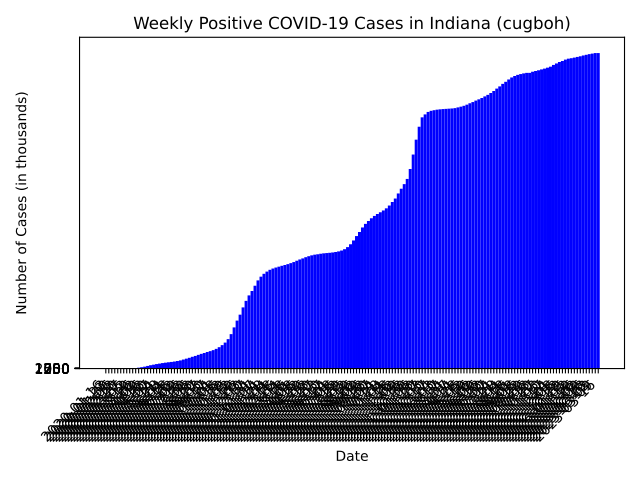

Write the Python code that produced this figure.
"""Author: Chizaram Ugboh, cugboh@purdue.edu
Assignment: 10.3 - Covid 19 Cases
Date: 11/06/2023

Description:
Create a ar graph of the number of COVID-19 cases across dates.

Contributors:
   
My contributor(s) helped me:
    [N] understand the assignment expectations without
        telling me how they will approach it.
    [N] understand different ways to think about a solution
        without helping me plan my solution.
    [N] think through the meaning of a specific error or
        bug present in my code without looking at my code.
    Note that if you helped somebody else with their code, you
    have to list that person as a contributor.

Academic Integrity Statement:
    I have not used source code obtained from any unauthorized
    source, either modified or unmodified; nor have I provided
    another student access to my code.  The project I am
    submitting is my own original work.
"""

"""Import modules below this line (starting with unit 6)."""
import datetime
import matplotlib.pyplot as plt
"""Write new functions below this line (starting with unit 4)."""


def main():
    dates = [] #dates=['2020-03-04', '2020-07-04', '2020-09-04', '2020-11-04'] from example slide
    times = [] 

    with open('indiana_covid-19_data_spring_2023.txt','r') as fo:
    #There are 52 lines in the file, one for each week of the year
        lines = fo.readlines() #read out lines including '\n\'
        for i in lines:
            sep = i.rstrip().split()
            cases = float(sep[2])
            times.append(cases)
     
       # Divide each element in times' list by 1000 to replicate the assignments y-axis
        t = [case / 1000 for case in times]

        for u in lines: #Gather dates into a list 
                sepa = u.rstrip().split()
                dat = sepa[0]
                dates.append(dat)   
     
                
    #Adding on prior weeks' case data:
    t_cases = 0
    total = []
    for n in t:
        t_cases += n
        total.append(t_cases)
    
    X = []   
    for date in dates:
        y, m, d = date.split('-')
        dt = datetime.date(int(y), int(m), int(d))
        X.append(dt)
           
    # Create the bar chart
    fig, ax = plt.subplots()
    ax.bar(X, total, width=7, color='b')

    # Set titles and labels
    ax.set_title("Weekly Positive COVID-19 Cases in Indiana (cugboh)")  
    ax.set_xlabel("Date")
    ax.set_ylabel("Number of Cases (in thousands)")
       
    fig.autofmt_xdate()
    plt.show()
    
"""Do not change anything below this line."""
if __name__ == "__main__":
    main()
